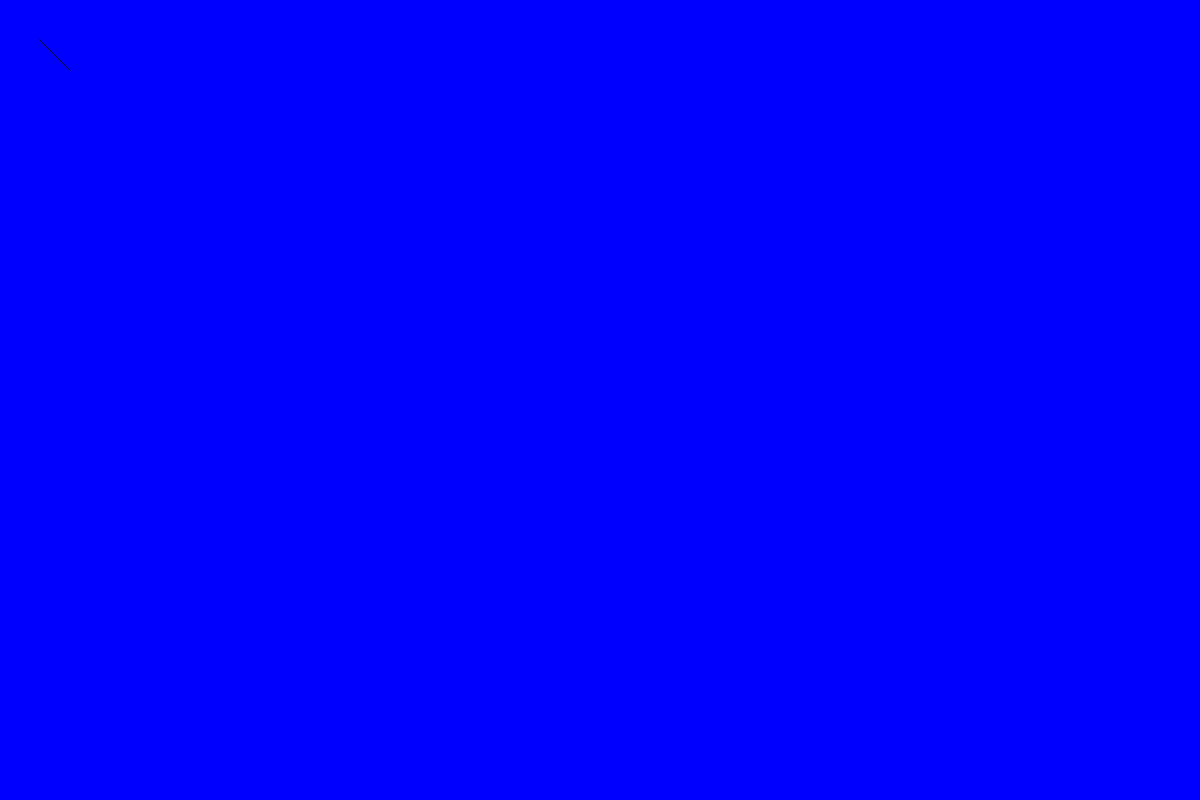
Frame 1 (no input)
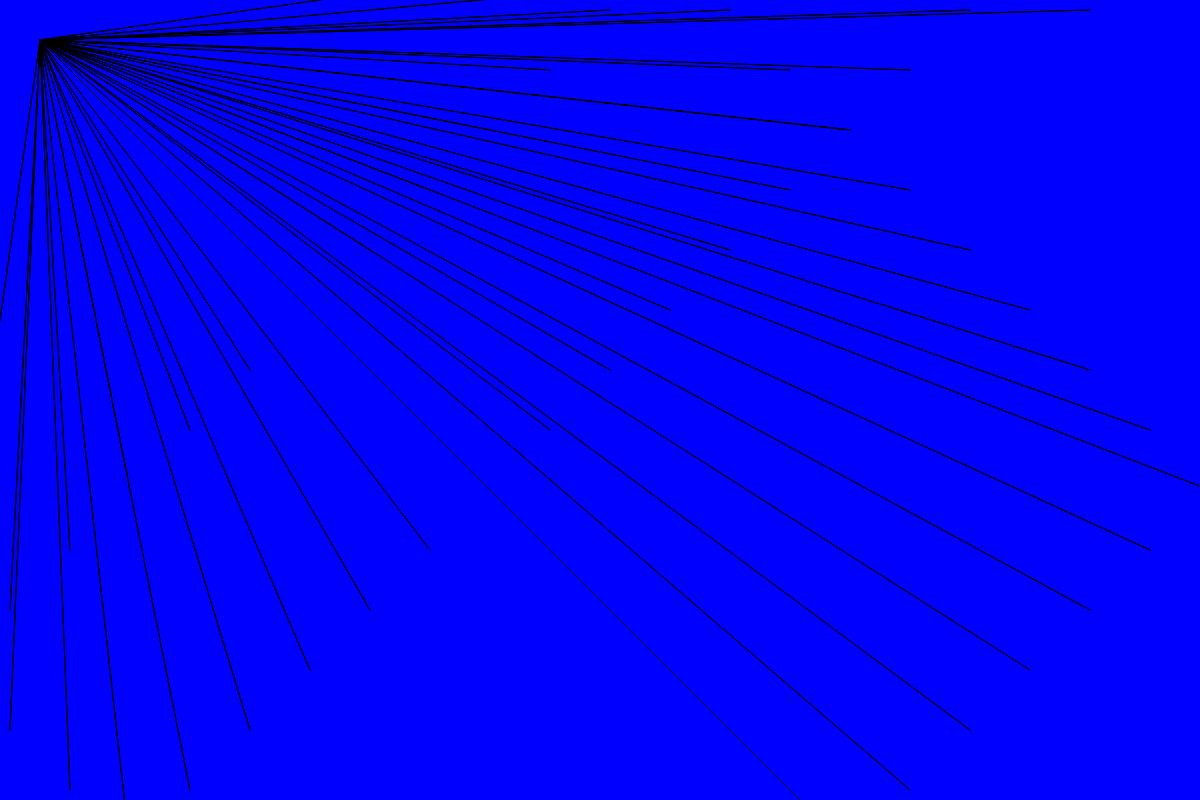
Frame 60 (no input)
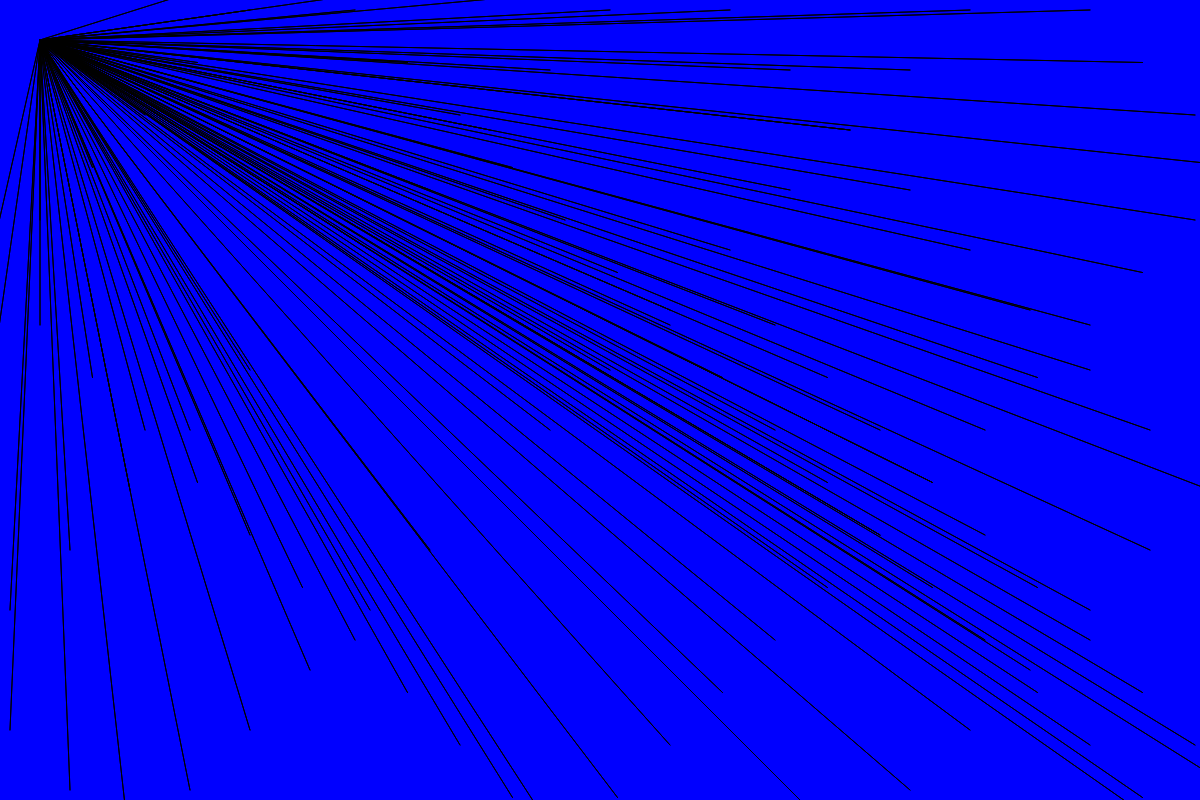
Frame 120 (the mouse pressed at the canvas centre since frame 60)

The p5.js sketch that drew these frames (run headless with seeded random() and noise() and a simulated clock; from frame 60 on, the mouse is pressed at the canvas centre):

// p5.js sketch
// ── sketch.js


let ball = {};
ball.width = 40;
ball.x = 10;
ball.y = 10;
ball.delta_x = 10;
ball.delta_y = 10;
ball.scale_x = 6;
ball.scale_y = 6;

function setup() {
    createCanvas(windowWidth, 800);
    background('blue');
}

function draw() {

    ball.x += ball.delta_x * ball.scale_x;
    ball.y += ball.delta_y * ball.scale_y;


    if (ball.x >= width || ball.x <= 0) {
        ball.delta_x = -1 * ball.delta_x;
    }
    if (ball.y >= height || ball.y <= 0) {
        ball.delta_y = -1 * ball.delta_y;
    }

    fill(0);
    triangle(ball.x, ball.y, ball.width, ball.width);
}

function mousePressed() {
    ball.scale_x = map(mouseX, 0, width, 0.5, 10);
    ball.scale_y = map(mouseY, 0, height, 0.5, 10);
}
